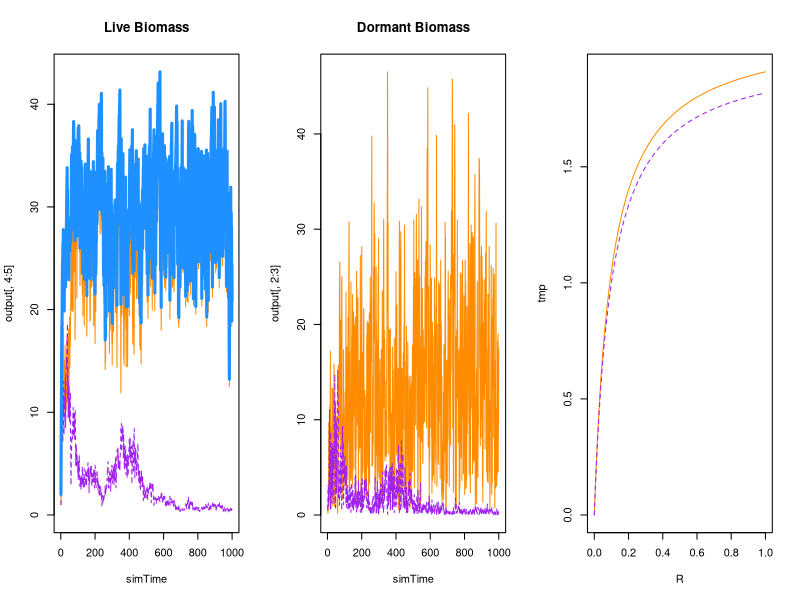

R code for this plot:
#~~~~~~~~~~~~~~~~~~~~~~~~~~~~~~~~~~~~~~~~~~~~~~~~~~~~~~~~~~~~~~~~#
## Continuous-time temporal storage effect model of two species ## 
## coexisting on one essential resource                         ##
#~~~~~~~~~~~~~~~~~~~~~~~~~~~~~~~~~~~~~~~~~~~~~~~~~~~~~~~~~~~~~~~~#

# species "split" themselves between a dormant, low-mortaility stage (D) and a higher mortality, high growth stage (N)
# the single resource is R

rm(list=ls())
library(deSolve)
library(mvtnorm)

####
#### Parameters
####
maxTime <- 1000
c <- c(1,1)
b <- c(0.5, 0.5)
mD <- c(0.0001, 0.0001)
r <- c(2.1, 2)
K <- c(.1, .1)
mN <- c(0.1, 0.1)
a <- 0.5
S <- 10
Rmu <- 1 # mean resource pulse (on log scale)
Rsd <-.6 # st dev of resource pulses (on log scale)
sigE <- c(2)
rho <- c(-1)

####
#### Model function
####

updateDNR <- function(t, DNR, parms){
  with(as.list(c(DNR, parms)), {
    dD1dt = -(mD[1]*D1)
    dD2dt = -(mD[2]*D2)
    dN1dt = N1*(r[1]*R/(K[1]+R)) - mN[1]*N1
    dN2dt = N2*(r[2]*R/(K[2]+R)) - mN[2]*N2
    dRdt = a*(S-R) - (N1*(r[1]*R/(K[1]+R)) + (N2*(r[2]*R/(K[2]+R))))
    list(c(dD1dt, dD2dt, dN1dt, dN2dt, dRdt))
  })
}

#function for transition time series
getG <- function(sigE, rho, nTime){
  varcov <- matrix(c(sigE, rho*sigE, rho*sigE, sigE), 2, 2)
  e <- rmvnorm(n = nTime, mean = c(0,0), sigma = varcov)
  g <- exp(e) / (1+exp(e))
  return(g)
}
gVec <- getG(sigE = sigE, rho = rho, nTime = maxTime)
gVec1 <- gVec[,1]
gVec2 <- gVec[,2]
# source("getSineTransitions.R")
# gVec1 <- rep(gVecTmp[,1], length.out = maxTime)
# gVec2 <- rep(gVecTmp[,2], length.out = maxTime)


####
#### Simulate model
####
Rvector <- rlnorm(maxTime,Rmu,Rsd)   # random pulses
Rvector <- rep(0,maxTime)
eventdat <- data.frame(var=rep("R",maxTime),time = 1:maxTime,value=Rvector,method=rep("add",maxTime))
# eventdat2 <- data.frame(var=rep("D",maxTime),time = 1:maxTime,value=Rvector,method=rep("mul",maxTime))
# eventdat <- rbind(eventdat1, eventdat2)

gfun <- function(t, y, parms){
  with (as.list(y),{
    g1 <- gVec1[t]
    g2 <- gVec2[t]
    D1 <- D1 - D1*g1 + N1*b[1]*(1-g1)
    D2 <- D2 - D2*g2 + N2*b[2]*(1-g2)
    N1 <- N1 + D1*g1 - N1*b[1]*(1-g1)
    N2 <- N2 + D2*g2 - N2*b[2]*(1-g2)
    R <- R
    return(c(D1, D2, N1, N2, R))
  })
}
  
simTime <- seq(1,maxTime,by=1)
parms <- list(
  c = c,
  b = b,
  mD = mD,
  r = r,
  K = K,
  mN = mN, 
  a = a,
  S = S
)
DNR <- c(D=c(1,1), N=c(1,1),R=1)
output = as.data.frame(ode(y = DNR, times = simTime, func = updateDNR,
                           parms = parms, events = list(func = gfun, times=simTime)))


####
#### Plot results
####
par(mfrow=c(1,3))
matplot(simTime, output[,4:5], type="l", main="Live Biomass", ylim=c(0, max(output[,4]+output[,5])), col=c("darkorange", "purple"))
lines(simTime, output[,4]+output[,5], lwd=3, col="dodgerblue")
matplot(simTime, output[,2:3], type="l", main="Dormant Biomass", col=c("darkorange", "purple"))

R <- seq(0,1,0.001)
getR <- function(r, R, K){
  out1 <- r[1]*R/(K[1]+R)
  out2 <- r[2]*R/(K[2]+R)  
  return(cbind(out1, out2))
}
tmp<-getR(r, R, K)
matplot(R, tmp, type="l", col=c("darkorange", "purple"))
